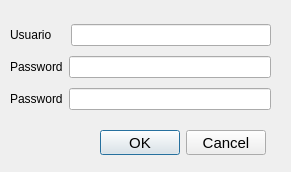
<?xml version="1.0" encoding="UTF-8"?>
<ui version="4.0">
 <class>Registro</class>
 <widget class="QDialog" name="Registro">
  <property name="geometry">
   <rect>
    <x>0</x>
    <y>0</y>
    <width>291</width>
    <height>172</height>
   </rect>
  </property>
  <property name="windowTitle">
   <string>Dialog</string>
  </property>
  <widget class="QDialogButtonBox" name="buttonBox">
   <property name="geometry">
    <rect>
     <x>100</x>
     <y>130</y>
     <width>166</width>
     <height>25</height>
    </rect>
   </property>
   <property name="font">
    <font>
     <pointsize>11</pointsize>
    </font>
   </property>
   <property name="orientation">
    <enum>Qt::Horizontal</enum>
   </property>
   <property name="standardButtons">
    <set>QDialogButtonBox::Cancel|QDialogButtonBox::Ok</set>
   </property>
  </widget>
  <widget class="QWidget" name="">
   <property name="geometry">
    <rect>
     <x>10</x>
     <y>20</y>
     <width>261</width>
     <height>95</height>
    </rect>
   </property>
   <layout class="QVBoxLayout" name="verticalLayout">
    <item>
     <layout class="QHBoxLayout" name="horizontalLayout_2" stretch="1,4">
      <item>
       <widget class="QLabel" name="label">
        <property name="text">
         <string>Usuario    </string>
        </property>
       </widget>
      </item>
      <item>
       <widget class="QLineEdit" name="etUsuario"/>
      </item>
     </layout>
    </item>
    <item>
     <layout class="QHBoxLayout" name="horizontalLayout_3" stretch="1,4">
      <item>
       <widget class="QLabel" name="label_2">
        <property name="text">
         <string>Password</string>
        </property>
       </widget>
      </item>
      <item>
       <widget class="QLineEdit" name="etPasswd"/>
      </item>
     </layout>
    </item>
    <item>
     <layout class="QHBoxLayout" name="horizontalLayout_4" stretch="1,4">
      <item>
       <widget class="QLabel" name="label_3">
        <property name="text">
         <string>Password</string>
        </property>
       </widget>
      </item>
      <item>
       <widget class="QLineEdit" name="etPasswd1"/>
      </item>
     </layout>
    </item>
   </layout>
  </widget>
 </widget>
 <resources/>
 <connections>
  <connection>
   <sender>buttonBox</sender>
   <signal>accepted()</signal>
   <receiver>Registro</receiver>
   <slot>accept()</slot>
   <hints>
    <hint type="sourcelabel">
     <x>248</x>
     <y>254</y>
    </hint>
    <hint type="destinationlabel">
     <x>157</x>
     <y>274</y>
    </hint>
   </hints>
  </connection>
  <connection>
   <sender>buttonBox</sender>
   <signal>rejected()</signal>
   <receiver>Registro</receiver>
   <slot>reject()</slot>
   <hints>
    <hint type="sourcelabel">
     <x>316</x>
     <y>260</y>
    </hint>
    <hint type="destinationlabel">
     <x>286</x>
     <y>274</y>
    </hint>
   </hints>
  </connection>
 </connections>
</ui>
